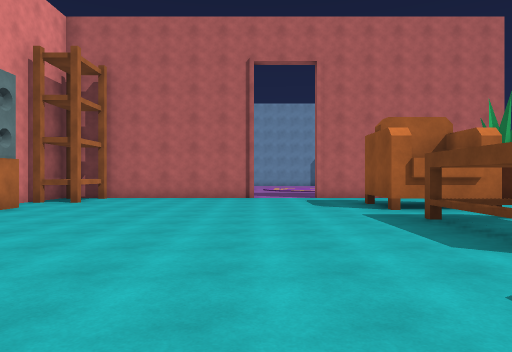
view 1 (above)

19 first-person views from a walk through a scene from a Unity 3-D project. The camera is 1.5 m above the floor, looks level and sees 70° across. The floor is counted in squares, 2 m on a side. Each view is taken from the middle of a square. On the plan, view 1 faces up. The plan holds only what a view shows up to about 11 squares ahead; the rest is blank. The player is left out. Door leaves are left out, so doorways stand open. Surface patterns are stand-ins for the level's own textures.

view 2
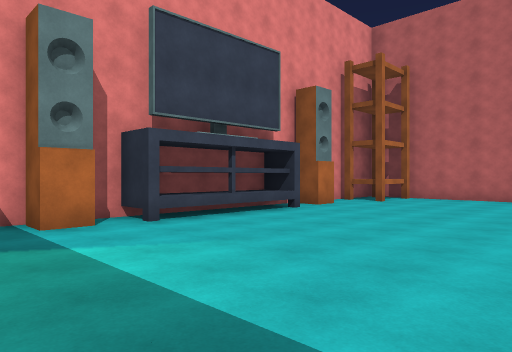

view 3
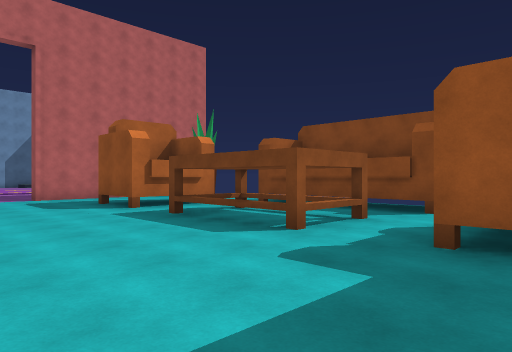

view 4
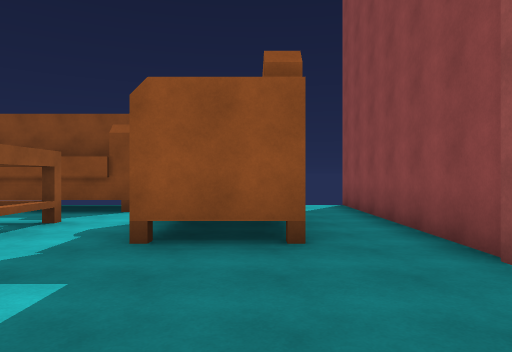

view 5
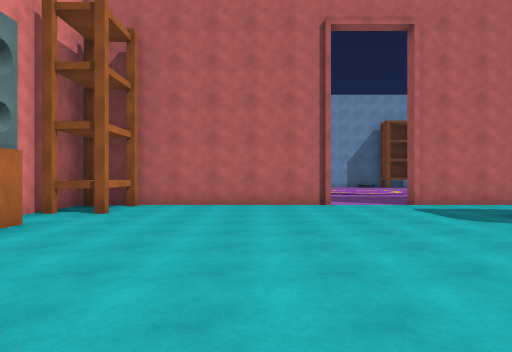

view 6
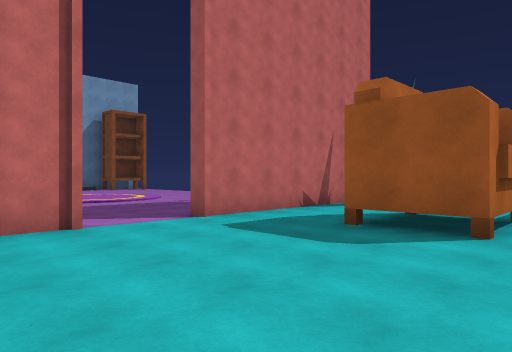

view 7
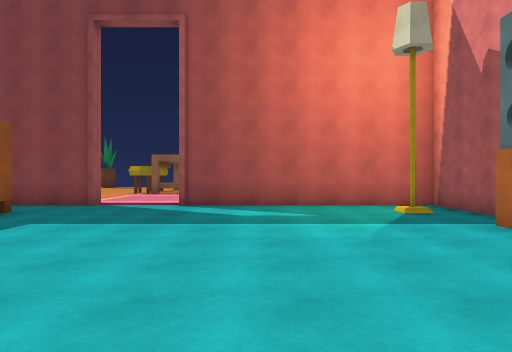

view 8
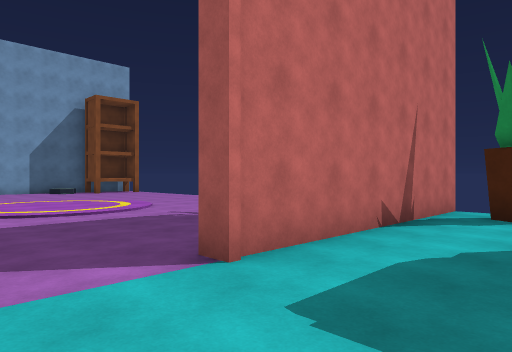

view 9
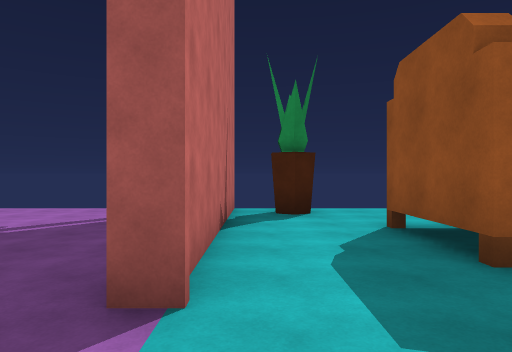

view 10
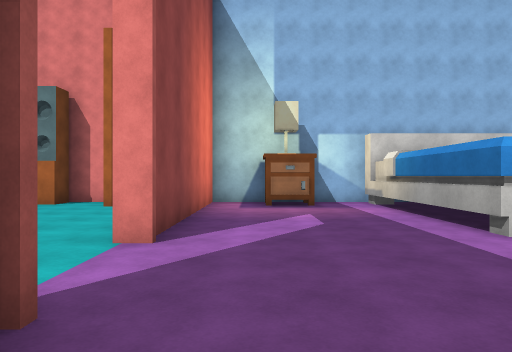

view 11
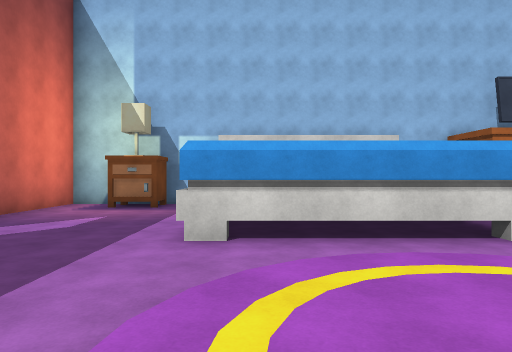

view 12
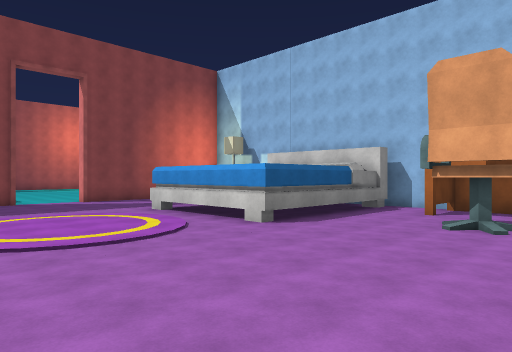

view 13
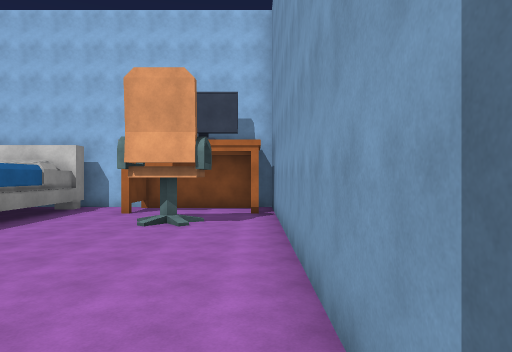

view 14
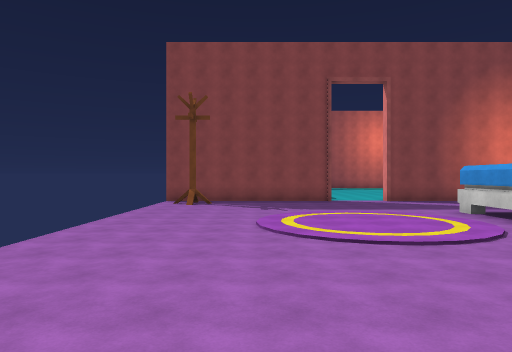

view 15
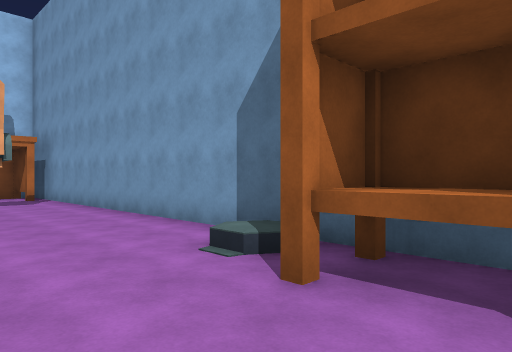

view 16
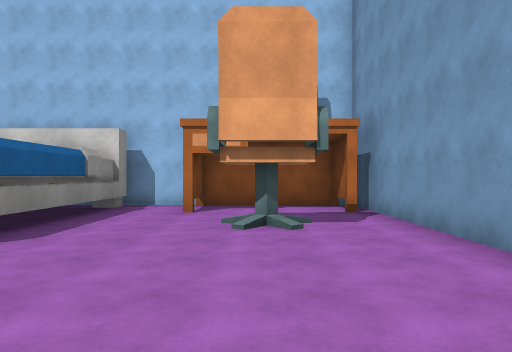

view 17
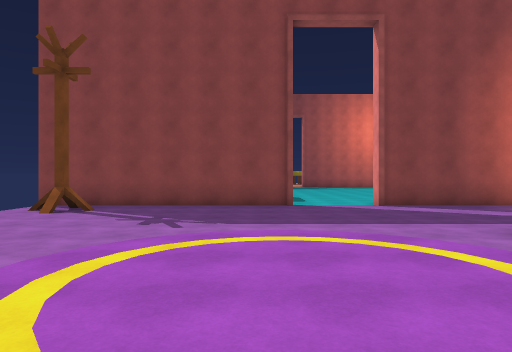

view 18
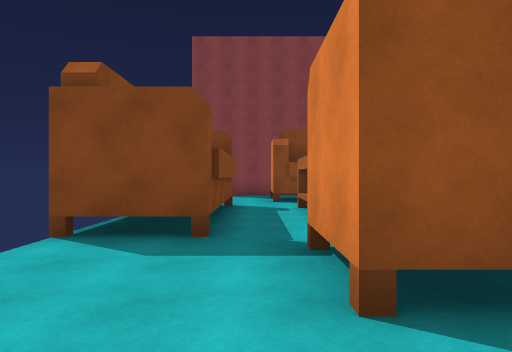

view 19
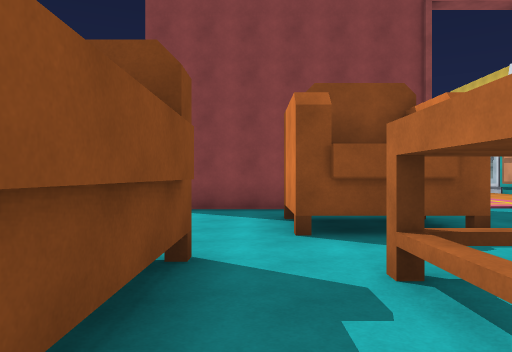

### Floor plan
Key: @ floor where view 1 was taken; # wall or solid block; . floor; / step, stairs or slope; O other object.
Columns run from 7 left of view 1 to 9 right of it. Each row starts with its distance up from view 1.
 28 ###############
 27 #OO........./.OO
 26  .............O#
 25  ...O..........
 24  OO.............
 23 #...............
 22 #...............
 21 #######.........
 20       #.........
 19       #.........
 18  #    #.........
 17 #######.........
 16 #...............
 15 #O..............
 14 #.............O.
 13 #.#####...#######
 12 #OO.............
 11 #OO...........OO
 10 #.........###...
  9 #.........#OO...
  8 #O........#O#...
  7 ##............###
  6 OO........OOO.#
  5 OO........O.O.#
  4 OO........O.O.#
  3 ##............#
  2 #O.............
  1 #.........#OO..
  0 #......@..#O#..
 -1 #...............
 -2 #.#####...#######
 -3 ##     ...
 -4        ...

Positions as (right, up) in squares from view 1, and headings:
1: (0, 0), facing up
2: (0, 0), facing up-left
3: (-1, 0), facing up-right
4: (-1, 0), facing right
5: (-2, 3), facing up
6: (-2, 7), facing up-right
7: (-2, 7), facing down
8: (0, 10), facing up-right
9: (0, 12), facing right
10: (4, 14), facing left
11: (4, 18), facing left
12: (5, 27), facing down-left
13: (5, 27), facing left
14: (5, 27), facing down
15: (8, 24), facing up-left
16: (3, 25), facing left
17: (3, 22), facing down
18: (6, 12), facing down
19: (6, 6), facing down
